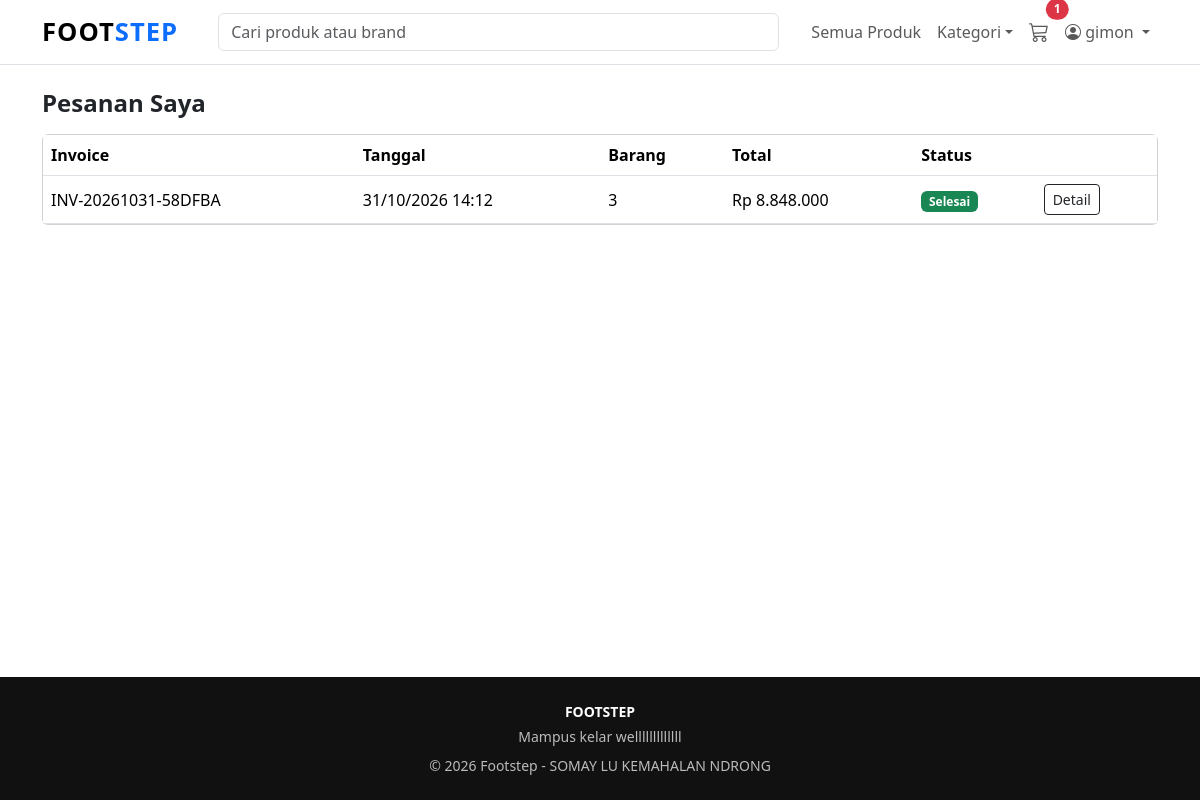
Screenshot of /toko/riwayat.php (signed in) with the database file from the repository.
### tables this page shows
CREATE TABLE `pembayaran` (
  `kd_pembayaran` int(11) NOT NULL,
  `kd_user` int(11) NOT NULL,
  `invoice` varchar(30) NOT NULL,
  `tgl_bayar` datetime DEFAULT current_timestamp(),
  `status` enum('menunggu','diproses','dikirim','selesai','dibatalkan') NOT NULL DEFAULT 'menunggu'
);

### config/koneksi.php (called while the page is built, shortened)
<?php
function e($teks) {
    return htmlspecialchars($teks ?? '', ENT_QUOTES, 'UTF-8');
}
function badge_status($status) {
    $warna = [
        'menunggu'   => 'warning',
        'diproses'   => 'info',
        'dikirim'    => 'primary',
        'selesai'    => 'success',
        'dibatalkan' => 'danger',
    ];
    return $warna[$status] ?? 'secondary';
}
function rupiah($angka) {
    return 'Rp ' . number_format($angka, 0, ',', '.');
}

### toko/riwayat.php (the view, shortened to what this page needs)
<?php
require_once __DIR__ . '/../config/pelanggan.php';
$uid = (int) $_SESSION['user']['kd_user'];
$stmt = mysqli_prepare($koneksi,
    "SELECT p.kd_pembayaran, p.invoice, p.tgl_bayar, p.status,
            COALESCE(SUM(d.harga_jual * d.qty), 0) AS total,
            COALESCE(SUM(d.qty), 0) AS jml
     FROM pembayaran p
     LEFT JOIN detail_pembayaran d ON d.kd_pembayaran = p.kd_pembayaran
     WHERE p.kd_user = ?
     GROUP BY p.kd_pembayaran, p.invoice, p.tgl_bayar, p.status
     ORDER BY p.kd_pembayaran DESC");
mysqli_stmt_bind_param($stmt, "i", $uid);
mysqli_stmt_execute($stmt);
$data = mysqli_fetch_all(mysqli_stmt_get_result($stmt), MYSQLI_ASSOC);
include __DIR__ . '/partials/header.php';
?>
<div class="container mt-4">
  <h1 class="h4 judul-seksi mb-3">Pesanan Saya</h1>
  <?php if (!$data): ?>
    <div class="text-center py-5">
      <i class="bi bi-receipt display-3 text-muted"></i>
      <p class="mt-3 text-muted">Kamu belum punya pesanan.</p>
      <a href="<?= $tokoUrl ?>/produk.php" class="btn btn-dark">Mulai belanja</a>
    </div>
  <?php else: ?>
    <div class="card">
      <div class="table-responsive">
        <table class="table align-middle mb-0">
          <thead>
            <tr>
              <th>Invoice</th>
              <th>Tanggal</th>
              <th>Barang</th>
              <th>Total</th>
              <th>Status</th>
              <th></th>
            </tr>
          </thead>
          <tbody>
            <?php foreach ($data as $row): ?>
              <tr>
                <td><?= e($row['invoice']) ?></td>
                <td><?= date('d/m/Y H:i', strtotime($row['tgl_bayar'])) ?></td>
                <td><?= $row['jml'] ?></td>
                <td><?= rupiah($row['total']) ?></td>
                <td>
                  <span class="badge text-bg-<?= badge_status($row['status']) ?>">
                    <?= e(ucfirst($row['status'])) ?>
                  </span>
                </td>
                <td>
                  <a href="riwayat_detail.php?id=<?= $row['kd_pembayaran'] ?>" class="btn btn-sm btn-outline-dark">Detail</a>
                </td>
              </tr>
            <?php endforeach; ?>
          </tbody>
        </table>
      </div>
    </div>
  <?php endif; ?>
</div>
<?php include __DIR__ . '/partials/footer.php'; ?>

### toko/css/toko.css (style rules this page uses)
body { background: #fff; font-family: system-ui, -apple-system, "Segoe UI", Roboto, sans-serif; }
.judul-seksi { font-weight: 800; }

### rows the page displays
pembayaran: invoice "INV-20261031-58DFBA", tgl_bayar "31/10/2026 14:12", jml "3", total "Rp 8.848.000", status "Selesai"

### other values shown
$jumlahKeranjang "1"
$user['username'] "gimon"
